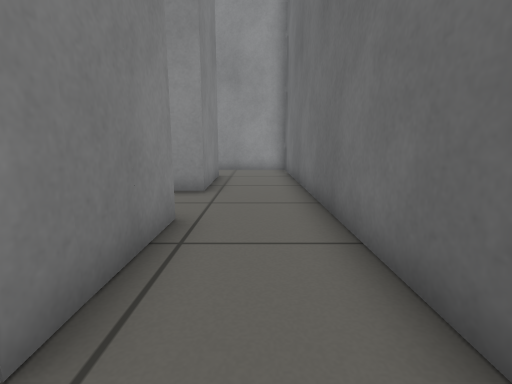
[1] (above)

14 first-person views from a walk through a Gazebo world. The camera is 0.13 m above the floor, tilts 10° down and sees 85° across. The floor is counted in squares, 0.1 m on a side. Each view is taken from the middle of a square. On the plan, view 1 faces up. The plan holds only what a view shows up to about 13 squares ahead; the rest is blank.

[2]
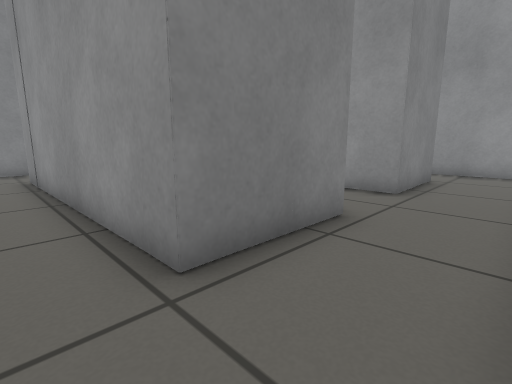

[3]
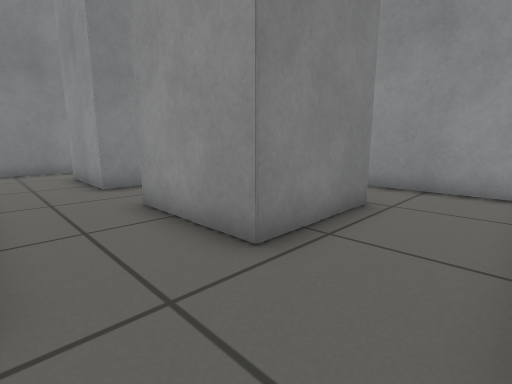

[4]
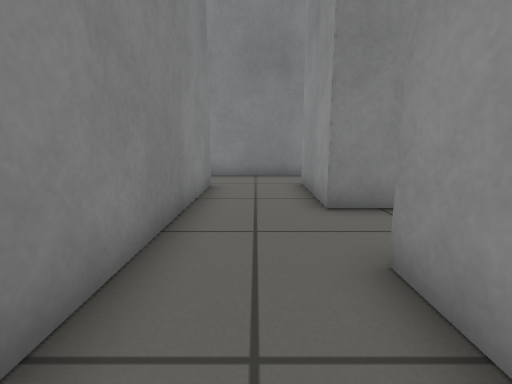

[5]
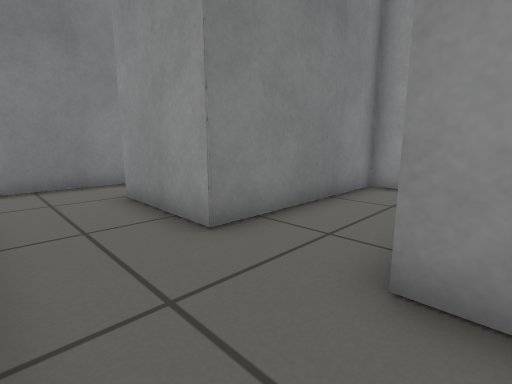

[6]
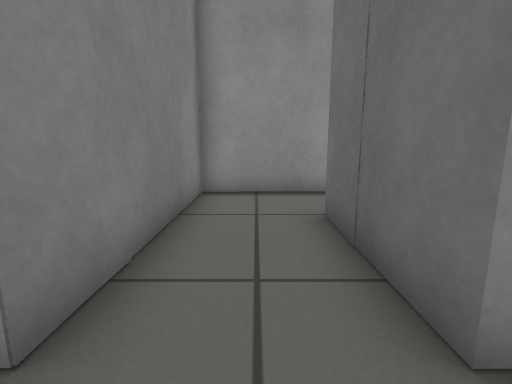

[7]
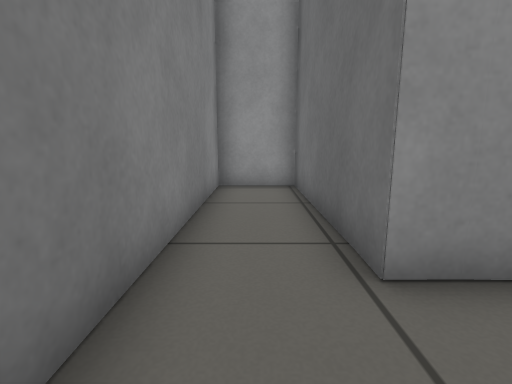

[8]
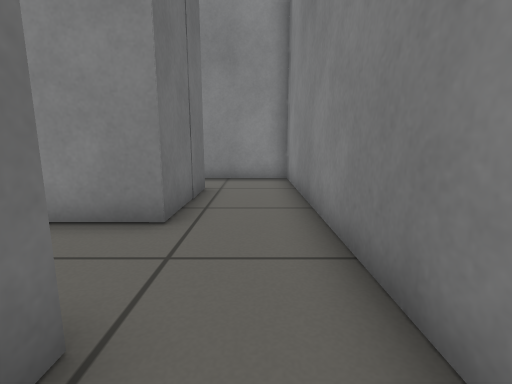

[9]
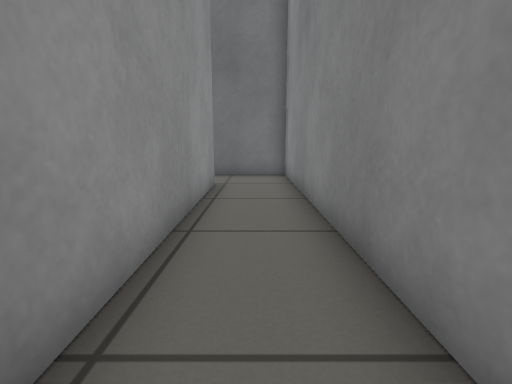

[10]
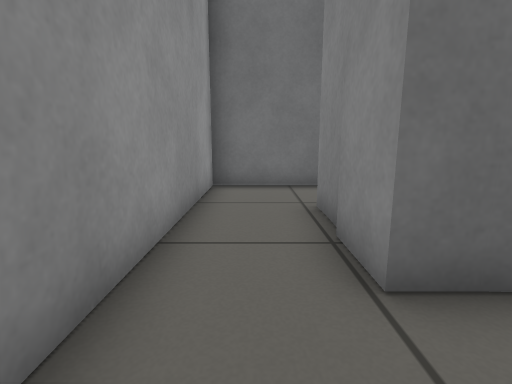

[11]
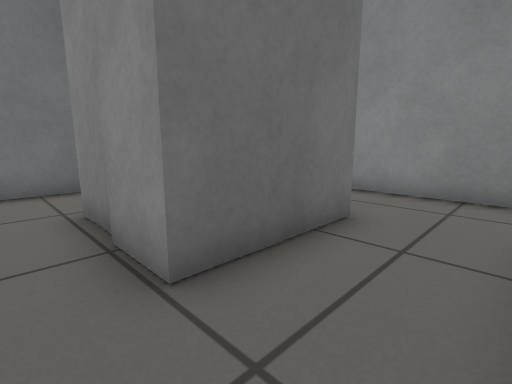

[12]
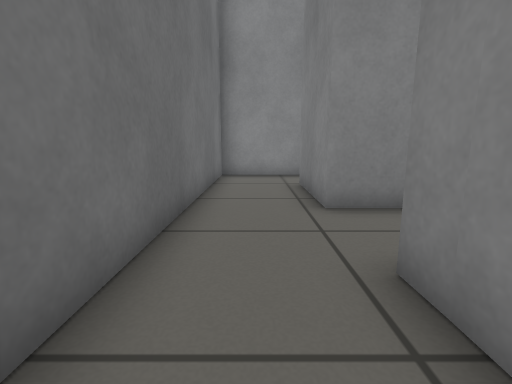

[13]
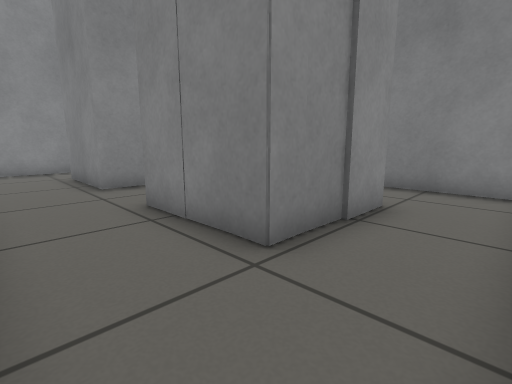

[14]
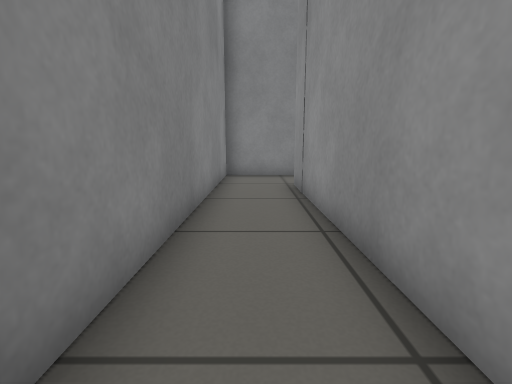

### Floor plan
Points are (right, up) in squares from view 1. A wall is a line through its corners. A room is listed if a view was taken in it or the views show most of it. See-through windows are left out.
Room 1 (views 1, 2, 3, 4, 5, 6, 7, 8, 9, 10, 11, 12, 13, 14)
walls: (-4.8, 7.4) (-4.8, 10.9) (-1.5, 10.9) (-1.4, 7.4) (-4.8, 7.4); (-7.4, 7.4) (-10.8, 7.4) (-10.7, 13.2) (-13.1, 13.2) (-13.1, -1.2) (1.4, -1.2) (1.4, 13.3) (-7.4, 13.2) (-7.4, 7.4); (-1.4, 4.6) (-1.3, 1.3) (-10.6, 1.2) (-10.5, 4.6) (-1.4, 4.6)

Positions as (right, up) in squares from view 1, and headings:
1: (0, 0), facing up
2: (1, 0), facing up-left
3: (1, 5), facing up-left
4: (-2, 6), facing left
5: (-4, 5), facing up-left
6: (-6, 6), facing up
7: (-12, 5), facing up
8: (-12, 9), facing down
9: (-10, 0), facing right
10: (-7, 12), facing right
11: (-7, 12), facing down-right
12: (0, 10), facing down
13: (1, 13), facing down-left
14: (-2, 0), facing left
